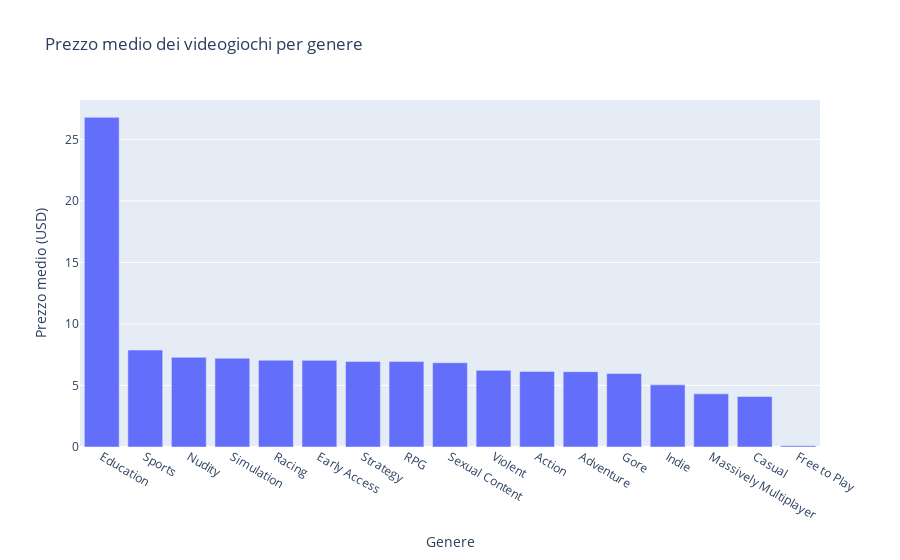

The code cell stored with this chart in its notebook:
### Code cell
df['genres'] = df['genres'].str.split(';')
df = df.explode('genres')
df = df[~df['genres'].isin(genres_to_exclude)]

# Separa i generi multipli in diverse righe
data_genres = df.assign(genres=df['genres'].str.split(';')).explode('genres')

# Rimuovi i valori di prezzo mancanti o non validi
data_genres = data_genres[data_genres['price'].apply(
    lambda x: str(x).replace('.', '').isdigit())]
data_genres['price'] = data_genres['price'].astype(float)

# Calcola il prezzo medio per ciascun genere
avg_price_by_genre = data_genres.groupby(
    'genres')['price'].mean().sort_values(ascending=False).reset_index()

# Crea il grafico con Plotly Express
fig = px.bar(avg_price_by_genre, x='genres', y='price',
             labels={'genres': 'Genere', 'price': 'Prezzo medio (USD)'},
             title='Prezzo medio dei videogiochi per genere')

# Ordina i generi in base al prezzo medio
fig.update_layout(xaxis={'categoryorder': 'total descending'})

fig.show()

### Figure 1 — Plotly figure (JSON) as saved in the notebook; plotly's stock layout.template omitted (floating-point values rounded to 4 significant figures)
{"data": [{"alignmentgroup": "True", "hovertemplate": "Genere=%{x}<br>Prezzo medio (USD)=%{y}<extra></extra>", "legendgroup": "", "marker": {"color": "#636efa", "pattern": {"shape": ""}}, "name": "", "offsetgroup": "", "orientation": "v", "showlegend": false, "textposition": "auto", "type": "bar", "x": ["Education", "Sports", "Nudity", "Simulation", "Racing", "Early Access", "Strategy", "RPG", "Sexual Content", "Violent", "Action", "Adventure", "Gore", "Indie", "Massively Multiplayer", "Casual", "Free to Play"], "xaxis": "x", "y": [26.79, 7.878, 7.286, 7.209, 7.05, 7.04, 6.945, 6.942, 6.847, 6.228, 6.14, 6.122, 5.972, 5.05, 4.32, 4.106, 0.09917], "yaxis": "y"}], "layout": {"barmode": "relative", "legend": {"tracegroupgap": 0}, "title": {"text": "Prezzo medio dei videogiochi per genere"}, "xaxis": {"anchor": "y", "categoryorder": "total descending", "domain": [0, 1], "title": {"text": "Genere"}}, "yaxis": {"anchor": "x", "domain": [0, 1], "title": {"text": "Prezzo medio (USD)"}}}}
